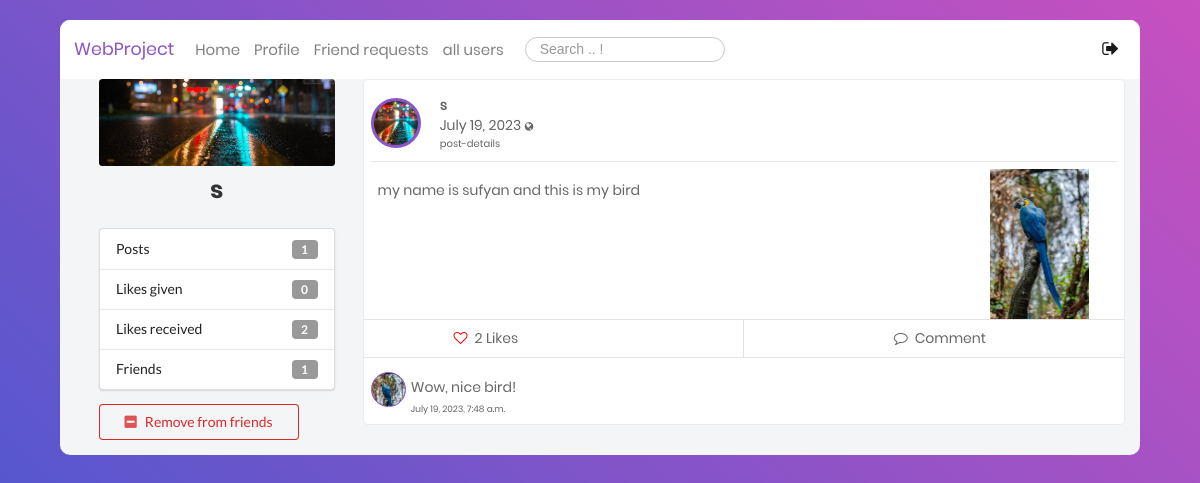
/79868f2e-1f00-11ee-befa-10f00549102d/ (signed in), run on the app's committed database.
### users/models.py (models this page shows, shortened)
class Profile(models.Model):
    user = models.OneToOneField(User, on_delete=models.CASCADE)
    image = models.ImageField(default='default.jpg', upload_to='profile_pics')
    bgimage = models.ImageField(default='default.jpg', upload_to='bg_pics')
    friends = models.ManyToManyField(User, blank=True, related_name='friends')
    slug = models.SlugField(unique=True,default=uuid.uuid1)
    forget_password_token= models.CharField(max_length=100)
    updated = models.DateTimeField( auto_now=True)
    created = models.DateTimeField( auto_now_add=True)
    objects = ProfileManager()
    def get_friends_no(self):
        return self.friends.all().count()
    def get_posts_no(self):
        return self.posts.all().count()
    def get_all_authors_posts(self):
        return self.posts.all()
    def get_likes_given_no(self):
        likes = self.like_set.all()
        total_liked = 0
        for item in likes:
            if item.value=='Like':
                total_liked += 1
        return total_liked
    def get_likes_recieved_no(self):
        posts = self.posts.all()
        total_liked = 0
        for item in posts:
            total_liked += item.liked.all().count()
        return total_liked

### blog/models.py (models this page shows, shortened)
class Like(models.Model):
    user = models.ForeignKey(Profile, on_delete=models.CASCADE)
    post = models.ForeignKey(Post, on_delete=models.CASCADE)
    value = models.CharField(choices=LIKE_CHOICES, max_length=8)
    updated = models.DateTimeField(auto_now=True)
    created = models.DateTimeField(auto_now_add=True)

class Post(models.Model):
    content = models.TextField()
    date_posted = models.DateTimeField(default = timezone.now)
    author = models.ForeignKey(User,on_delete=models.CASCADE)
    post_image = models.ImageField(null=True, blank=True, upload_to="images/")
    liked = models.ManyToManyField(Profile, blank=True, related_name='likes')
    updated = models.DateTimeField( auto_now=True)
    created = models.DateTimeField( auto_now_add=True)
    author = models.ForeignKey(Profile, on_delete=models.CASCADE, related_name='posts')
    def num_likes(self):
        return self.liked.all().count()
    class Meta:
        ordering = ('-created',)

class Comment(models.Model):
    user = models.ForeignKey(Profile, on_delete=models.CASCADE)
    post = models.ForeignKey(Post, on_delete=models.CASCADE)
    body = models.CharField(max_length=300)
    liked = models.ManyToManyField(Post, blank=True, related_name='likes')
    updated = models.DateTimeField(auto_now=True)
    created = models.DateTimeField(auto_now_add=True)

### users/views.py (the view)
# urls.py: path('<slug>/', views.ProfileDetailView.as_view(), name="profile-detail-view"),
class ProfileDetailView(LoginRequiredMixin, DetailView):
    model = Profile
    template_name = "users/detail.html"
    def get_context_data(self, **kwargs):
        context = super().get_context_data(**kwargs)
        user = User.objects.get(username__iexact=self.request.user)
        profile = Profile.objects.get(user=user)
        rel_r = Relationship.objects.filter(sender=profile)
        rel_s = Relationship.objects.filter(receiver=profile)
        rel_receiver = []
        rel_sender = []
        for item in rel_r:
            rel_receiver.append(item.receiver.user)
        for item in rel_s:
            rel_sender.append(item.sender.user)
        context["rel_receiver"] = rel_receiver
        context["rel_sender"] = rel_sender
        context["posts"] = self.get_object().get_all_authors_posts()
        context["len_posts"] = (
            True if len(self.get_object().get_all_authors_posts()) > 0 else False
        )
        context["profile"] = profile
        context["user"] = user
        return context

### users/templates/users/detail.html (shortened to what this page needs)
{% extends 'blog/base.html' %}
{% block content %}
<div class="ui grid" style="padding-left: 5%;">
    <br>
    <div class="row">
        <div class="four wide column" style="margin-bottom: 1%;">
            <img class="ui medium rounded image" src="{{object.image.url}}">
             <span class="login100-form-title animated" style="   padding-bottom: 0px;  line-height: 2;">
						{{object.user}}
					</span>
            <div class="ui vertical fluid menu">
                <div class="item">
                    Posts
                    <div class="ui label">{{ object.get_posts_no }}</div>
                </div>
                <div class="item">
                    Likes given
                    <div class="ui label">{{ object.get_likes_given_no }}</div>
                </div>
                <div class="item">
                    Likes received
                    <div class="ui label">{{ object.get_likes_recieved_no }}</div>
                </div>
                <div class="item">
                    Friends
                    <div class="ui label">{{ object.get_friends_no }}</div>
                </div>
            </div>
            {% if object.user == request.user %}
            {% else %}
            {% if request.user in object.friends.all %}
                <form action="{% url 'remove-friend' %}" method="POST">
                    <button type="submit" class="ui negative basic button mb-5 w-big"><i class="minus square icon"></i>Remove from friends</button>
                </form>
            {% endif %}
            {% endif %}
        </div>
        <div class="twelve wide column">
            {% if len_posts %}
                {% include 'users/post-list2.html' %}
            {% endif %}
        </div>
    </div>
</div>
{% endblock content %}

### users/templates/users/post-list2.html (shortened to what this page needs)
{% for post in posts %}
          <div class="main-block post-with-photo" id="post-list">
            <div class="Post-Box">
              <div class="header row" style="width: 144%">
                <div class="col-1" style=" padding-top: 1%;">
                  <div class="pt-2 pl-2 d-inline-block">
                    <div
                      class="Profile-Picture"
                      style="background: url('{{ post.author.image.url }}') "
                    ></div>
                  </div>
                </div>
                <div class="col-8 p-l-0">
                  <div class="UserName d-inline-block mt-3" >
                    <p>
            <a
              href="{% url 'profile-detail-view' post.author.slug %}"
              class="font-weight-bold"
              >{{ post.author.user }}</a
            >
          </p>
                    <p class="lh-1-2">
                     {{ post.date_posted|date:"F d, Y" }}
                      <i
                        class="fa fa-globe fs-10"
                        data-toggle="tooltip"
                        data-placement="top"
                        title="Public"
                      ></i>
                      <br />
                      <a href=" {%url 'post-detail' post.id%} " class="fs-10"
                        >post-details</a
                      >
                    </p>
                  </div>
                 <div style="display: inline; padding-left: 60%">
          </div>
                </div>
              </div>
              <hr class="m-2" />
    <div class="body row">
      <div class="details col">
        <p class="px-3" style="padding: 10px">{{ post.content }}</p>
      </div>
    {% if post.post_image %}
      <div style="text-align: center">
        <img
          src="{{ post.post_image.url }}"
          alt=""
          style="max-width: 50%; height: auto"
        />
      </div>
      {% endif %}
              </div>
              <hr class="mt-0 mb-0" />
              <div class="footer">
                <div class="row action-btn">
                  <div class="col">
                    <form method="POST" action="{% url 'like-post-view' %}">
                      {% if profile not in post.liked.all %}
                      <button
                        style="
                          background-color: transparent;
                          border: none;
                          box-shadow: none;
                        "
                        type="submit"
                      >
                        <p class="py-2 footer-btn" style="padding-left: 90px">
                          <i class="fa fa-heart-o" aria-hidden="true"></i>
                          <span class="px-1"> {{ post.num_likes }} Likes</span>
                        </p>
                      </button>
                      {% else %}
                      <button
                        style="
                          background-color: transparent;
                          border: none;
                          box-shadow: none;
                        "
                        type="submit"
                      >
                        <p class="py-2 footer-btn" style="padding-left: 90px">
                          <i
                            class="fa fa-heart-o"
                            aria-hidden="true"
                            style="color: red"
                          ></i>
                          <span class="px-1"> {{ post.num_likes }} Likes</span>
                        </p>
                      </button>
                      {% endif %}
                    </form>
                  </div>
                  <div class="col border-left">
                    <p class="py-2 footer-btn text-center">
                      <a href=" {%url 'post-detail' post.id%} "
                        ><i class="fa fa-comment-o" aria-hidden="true"></i>
                        <span class="px-1"> Comment</span></a
                      >
                    </p>
                  </div>
                </div>
                <hr class="mt-0 mb-2" />
                <div class="row comment-list">
                  {% for c in post.comment_set.all %}
                  <div class="add-comment col-12 pt-0">
                    <div class="row">
                      <div class="col-1" style="padding-right: 7%;">
                        <div class="pt-2 pl-2 d-inline-block">
                          <div
                            class="Profile-Picture-Comment"
                            style="background: url('{{ c.user.image.url }}'); "
                          ></div>
                        </div>
                      </div>
                      <div class="col-10 pl-0">
                        <div class="row pr-2 pt-2 pb-2 pl-0">
                          <div class="col pl-0">
                            <p class="pt-1 pl-2 pb-0 fs-14">{{c.body}}</p>
                            <p class="p-0 pl-2 fs-10">
                              <span class="fs-9">{{ c.created }}</span>
                            </p>
                          </div>
                        </div>
                      </div>
                    </div>
                  </div>
                  {% endfor %}
                </div>
                </div>
              </div>
            </div>
            {% endfor %}

### blog/static/blog/css/main.css (style rules this page uses)
* { margin: 0px; padding: 0px; box-sizing: border-box; }
body, html { height: 100%; font-family: Poppins-Regular, sans-serif; }
a { font-family: Poppins-Regular; font-size: 14px; line-height: 1.7; color: #666666; margin: 0px; transition: all 0.4s; -webkit-transition: all 0.4s; -o-transition: all 0.4s; -moz-transition: all 0.4s; }
p { font-family: Poppins-Regular; font-size: 14px; line-height: 1.7; color: #666666; margin: 0px; }
button { outline: none !important; border: none; background: transparent; }
.main-block { background: #fff; border-radius: 5px; border: 1px solid #ebebeb; margin-bottom: 15px; }
.Profile-Picture { border-radius: 50%; width: 50px; height: 50px; background-size: cover !important; background-position: top center !important; border: 3px solid #8B54C7; }
.Profile-Picture-Comment { border-radius: 50%; width: 35px; height: 35px; background-size: cover !important; background-position: top center !important; border: 1.5px solid #8B54C7; }
.footer-btn { cursor: pointer; }
.login100-form-title { font-family: Poppins-Bold; font-size: 24px; color: #333333; line-height: 1.2; text-align: center; width: 100%; display: block; padding-bottom: 54px; }
.mb-5 { margin-bottom: 5px !important; }
.w-big { width: 200px !important; }

### data on the page
Profile: image (picture), user "s", get_posts_no "1", get_likes_given_no "0", get_likes_recieved_no "2", get_friends_no "1"
Post: author.image (picture), author.user "s", date_posted "July 19, 2023", content "my name is sufyan and this is my bird", post_image (picture), num_likes "2"
Comment: user.image (picture), body "Wow, nice bird!", created "July 19, 2023, 7:48 a.m."
